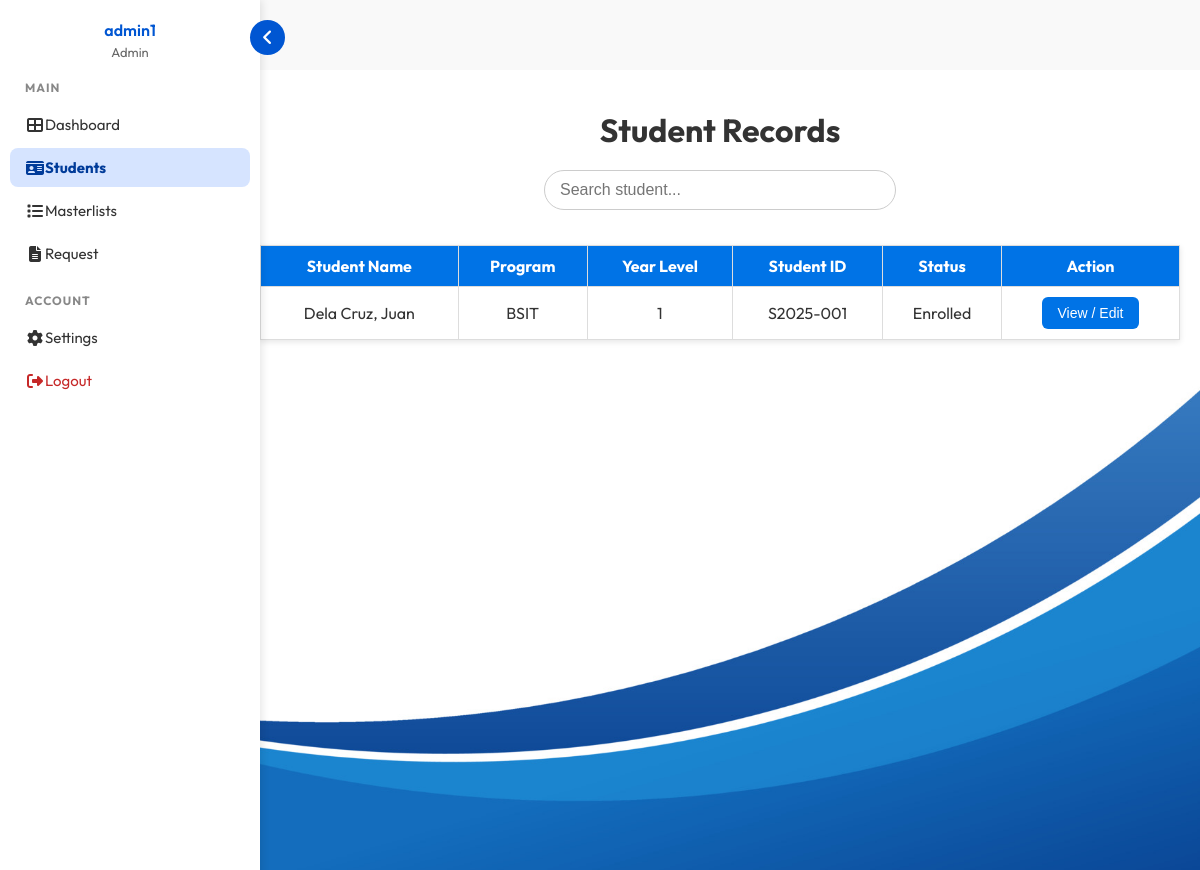
/staff/StudentInfo.php (signed in), run on the app's committed database.
### tables this page shows
CREATE TABLE `users` (
  `user_id` int(11) NOT NULL,
  `username` varchar(255) DEFAULT NULL,
  `email` varchar(255) NOT NULL,
  `password_hash` text DEFAULT NULL,
  `role_id` int(11) DEFAULT NULL,
  `active` tinyint(1) DEFAULT NULL
);

CREATE TABLE `roles` (
  `role_id` int(11) NOT NULL,
  `name` varchar(255) DEFAULT NULL,
  `description` text DEFAULT NULL
);

CREATE TABLE `guardians` (
  `guardian_id` int(11) NOT NULL,
  `student_id` varchar(255) DEFAULT NULL,
  `name` varchar(255) DEFAULT NULL,
  `relation` varchar(255) DEFAULT NULL,
  `contact_no` varchar(255) DEFAULT NULL,
  `address` text DEFAULT NULL
);

CREATE TABLE `students` (
  `student_id` varchar(255) NOT NULL,
  `first_name` varchar(255) DEFAULT NULL,
  `last_name` varchar(255) DEFAULT NULL,
  `birthdate` date DEFAULT NULL,
  `gender` varchar(255) DEFAULT NULL,
  `program` varchar(255) DEFAULT NULL,
  `year_level` int(11) DEFAULT NULL,
  `student_status` varchar(255) DEFAULT NULL,
  `photo_path` text DEFAULT NULL,
  `date_registered` date DEFAULT NULL,
  `email` varchar(255) DEFAULT NULL,
  `contact_no` varchar(255) DEFAULT NULL
);

### staff/StudentInfo.php (the view, shortened to what this page needs)
<?php
require_once __DIR__ . "/../Database/connection.php";
$res = $conn->query("
  SELECT s.student_id, s.first_name, s.last_name, s.program, s.year_level, s.student_status,
         g.name AS guardian_name, g.contact_no AS guardian_contact, g.address AS guardian_address,
         s.birthdate, s.gender, s.photo_path
  FROM students s
  LEFT JOIN guardians g ON s.student_id = g.student_id
  ORDER BY s.last_name ASC
");
$students = $res->fetch_all(MYSQLI_ASSOC);
?>
<!DOCTYPE html>
<html lang="en">
<head>
  <link rel="stylesheet" href="../components/css/StudentInfo.css">
</head>
<body>
<?php include 'StaffSidenav.php'; ?>
<div class="container">
  <h1>Student Records</h1>
  <div class="search-container">
    <input type="text" id="searchInput" placeholder="Search student...">
  </div>
  <table id="studentsTable">
    <thead>
      <tr>
        <th>Student Name</th>
        <th>Program</th>
        <th>Year Level</th>
        <th>Student ID</th>
        <th>Status</th>
        <th>Action</th>
      </tr>
    </thead>
    <tbody>
      <?php foreach ($students as $s): ?>
        <tr data-student='<?= json_encode($s, JSON_HEX_APOS | JSON_HEX_QUOT) ?>'>
          <td><?= htmlspecialchars($s['last_name'] . ", " . $s['first_name']) ?></td>
          <td><?= htmlspecialchars($s['program']) ?></td>
          <td><?= htmlspecialchars($s['year_level']) ?></td>
          <td><?= htmlspecialchars($s['student_id']) ?></td>
          <td><?= htmlspecialchars($s['student_status']) ?></td>
          <td><button onclick="showDetails(this)">View / Edit</button></td>
        </tr>
      <?php endforeach; ?>
    </tbody>
  </table>
</div>
</body>
</html>

### staff/StaffSidenav.php (shortened to what this page needs)
<?php
  require_once __DIR__ . "/../Database/connection.php";
  $current_page = basename($_SERVER['PHP_SELF']);
  $user_id = $_SESSION['user_id'];
  $stmt = $conn->prepare("
      SELECT u.username, r.name AS role_name
      FROM users u
      JOIN roles r ON u.role_id = r.role_id
      WHERE u.user_id = ?
  ");
  $stmt->bind_param("i", $user_id);
  $stmt->execute();
  $result = $stmt->get_result();
  $user = $result->fetch_assoc();
  $staffName = $user['username'] ?? "Unknown User";
  $staffRole = $user['role_name'] ?? "Unknown Role";
?>
<!DOCTYPE html>
<html lang="en">
<head>
  <link rel="stylesheet" href="https://cdnjs.cloudflare.com/ajax/libs/font-awesome/6.4.0/css/all.min.css">
</head>
<body>
<div class="sidebar" id="sidebar">
 <div class="sidebar-header">
  <h3 class="sidebar-text"><?= htmlspecialchars($staffName) ?></h3>
  <p class="sidebar-text"><?= htmlspecialchars($staffRole) ?></p>
</div>
  <div class="sidebar-section">
    <h4 class="sidebar-text">MAIN</h4>
    <a href="index.php" class="<?= $current_page=='index.php' ? 'active' : '' ?>">
      <i class="fas fa-th-large"></i><span class="sidebar-text">  Dashboard</span>
    </a>
    <a href="StudentInfo.php" class="<?= $current_page=='StudentInfo.php' ? 'active' : '' ?>">
      <i class="fas fa-id-card"></i><span class="sidebar-text">  Students</span>
    </a>
    <a href="Masterlist.php" class="<?= $current_page=='Masterlist.php' ? 'active' : '' ?>">
      <i class="fas fa-list"></i><span class="sidebar-text">  Masterlists</span>
    </a>
    <a href="Request.php" class="<?= $current_page=='Request.php' ? 'active' : '' ?>">
      <i class="fas fa-file-alt"></i><span class="sidebar-text">  Request</span>
    </a>
  </div>
  <div class="sidebar-section">
    <h4 class="sidebar-text">ACCOUNT</h4>
    <a href="#">
      <i class="fas fa-cog"></i><span class="sidebar-text"> Settings</span>
    </a>
    <a href="../Database/logout.php" class="logout">
      <i class="fas fa-sign-out-alt"></i><span class="sidebar-text"> Logout</span>
    </a>
  </div>
</div>
<button class="toggle-btn" id="toggleBtn">
  <i class="fas fa-angle-left"></i>
</button>
</body>
</html>

### components/css/StudentInfo.css (style rules this page uses)
body { margin: 0; font-family: 'Outfit', sans-serif; background: #f9f9f9; color: #333; min-height: 100vh; display: flex; flex-direction: column; padding-top: 70px; }
.container { flex: 1; padding: 20px; display: flex; flex-direction: column; align-items: center; margin-left: 240px; transition: margin-left 0.3s ease, filter 0.3s ease; background-image: url("../img/bg.jpg"); background-size: cover; background-position: center; }
h1 { text-align: center; margin: 20px 0; }
table { width: 100%; max-width: 1200px; border-collapse: collapse; background: white; box-shadow: 0 2px 6px rgba(0,0,0,0.1); margin-top: 20px; }
th, td { border: 1px solid #ddd; padding: 10px; text-align: center; }
th { background: #0073e6; color: white; }
button { padding: 8px 16px; background: #0073e6; color: white; border: none; border-radius: 6px; cursor: pointer; font-size: 14px; transition: background 0.2s ease, transform 0.1s ease; }
.search-container { text-align: center; margin-bottom: 15px; }
#searchInput { padding: 10px 15px; width: 320px; border: 1px solid #ccc; border-radius: 25px; font-size: 16px; outline: none; transition: 0.3s; }

### staff/StaffSidenav.php (style rules this page uses)
body { margin: 0; font-family: 'Outfit', sans-serif; background: #f9f9f9; color: #333; display: flex; }
.sidebar { position: fixed; left: 0; top: 0; height: 100%; width: 240px; background: #fff; color: #333; box-shadow: 2px 0 8px rgba(0,0,0,0.1); padding: 20px 10px; transition: width 0.3s ease; overflow-y: auto; z-index: 1000; }
.sidebar-header { text-align: center; margin-bottom: 20px; }
.sidebar-header h3 { margin: 0; font-size: 16px; font-weight: 600; color: #0056d2; }
.sidebar-header p { font-size: 13px; color: #666; margin: 4px 0 0; }
.sidebar-section { margin-bottom: 20px; }
.sidebar-section h4 { margin: 10px 15px; font-size: 12px; text-transform: uppercase; color: #888; letter-spacing: 1px; }
.sidebar a { display: flex; align-items: center; text-decoration: none; color: #333; padding: 10px 15px; border-radius: 8px; margin: 4px 0; transition: background 0.3s, color 0.3s; font-size: 15px; }
.sidebar a i { font-size: 16px; width: 20px; text-align: center; }
.sidebar a.active { background: #d6e4ff; color: #003b99; font-weight: bold; }
.sidebar a.logout { color: #c62828; }
.toggle-btn { position: fixed; top: 20px; left: 250px; background: #0056d2; color: white; border: none; padding: 8px 12px; border-radius: 50%; cursor: pointer; transition: left 0.3s ease, transform 0.3s ease; z-index: 1100; }
.toggle-btn i { font-size: 18px; }

### data on the page
users: username "admin1", role.name "Admin"
guardians: student.first_name "Dela Cruz, Juan", student.program "BSIT", student.year_level "1", student.student_id "S2025-001", student.student_status "Enrolled"
